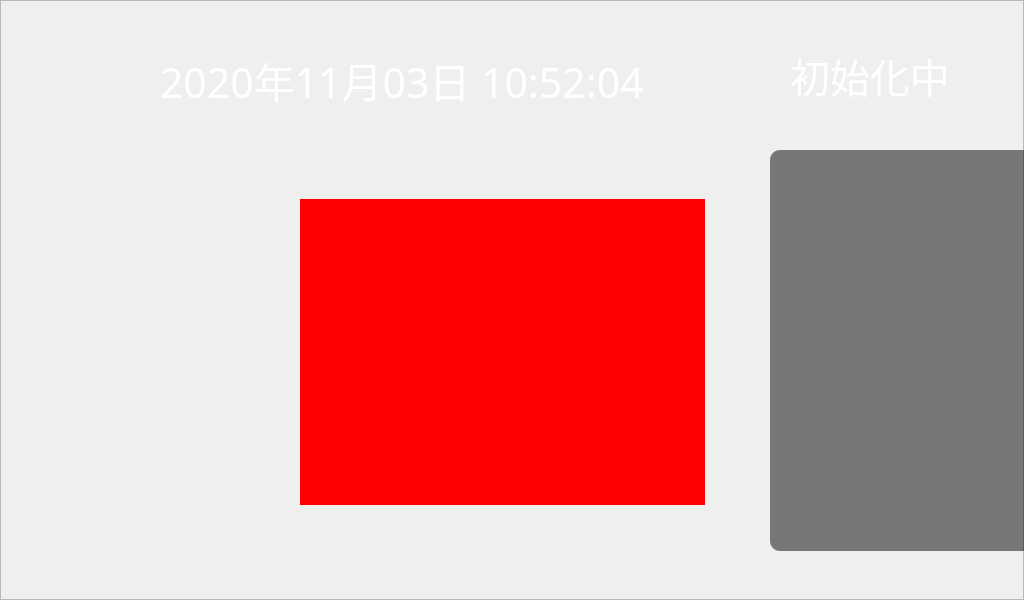
<?xml version="1.0" encoding="UTF-8"?>
<ui version="4.0">
 <class>Widget</class>
 <widget class="QWidget" name="Widget">
  <property name="windowModality">
   <enum>Qt::NonModal</enum>
  </property>
  <property name="enabled">
   <bool>true</bool>
  </property>
  <property name="geometry">
   <rect>
    <x>0</x>
    <y>0</y>
    <width>1024</width>
    <height>600</height>
   </rect>
  </property>
  <property name="contextMenuPolicy">
   <enum>Qt::DefaultContextMenu</enum>
  </property>
  <property name="windowTitle">
   <string>Widget</string>
  </property>
  <property name="styleSheet">
   <string notr="true"/>
  </property>
  <widget class="QPushButton" name="pushButton">
   <property name="geometry">
    <rect>
     <x>50</x>
     <y>30</y>
     <width>95</width>
     <height>95</height>
    </rect>
   </property>
   <property name="sizePolicy">
    <sizepolicy hsizetype="Minimum" vsizetype="Minimum">
     <horstretch>0</horstretch>
     <verstretch>0</verstretch>
    </sizepolicy>
   </property>
   <property name="contextMenuPolicy">
    <enum>Qt::DefaultContextMenu</enum>
   </property>
   <property name="acceptDrops">
    <bool>false</bool>
   </property>
   <property name="autoFillBackground">
    <bool>false</bool>
   </property>
   <property name="text">
    <string/>
   </property>
   <property name="icon">
    <iconset resource="image.qrc">
     <normaloff>:/new/prefix1/image/中南大学.png</normaloff>:/new/prefix1/image/中南大学.png</iconset>
   </property>
   <property name="iconSize">
    <size>
     <width>95</width>
     <height>95</height>
    </size>
   </property>
   <property name="autoRepeat">
    <bool>false</bool>
   </property>
   <property name="autoExclusive">
    <bool>false</bool>
   </property>
   <property name="autoDefault">
    <bool>false</bool>
   </property>
   <property name="default">
    <bool>false</bool>
   </property>
   <property name="flat">
    <bool>true</bool>
   </property>
  </widget>
  <widget class="QFrame" name="frame">
   <property name="enabled">
    <bool>true</bool>
   </property>
   <property name="geometry">
    <rect>
     <x>0</x>
     <y>0</y>
     <width>1024</width>
     <height>600</height>
    </rect>
   </property>
   <property name="styleSheet">
    <string notr="true">#frame {border-image: url(:/new/prefix1/image/主.png);}</string>
   </property>
   <property name="frameShape">
    <enum>QFrame::StyledPanel</enum>
   </property>
   <property name="frameShadow">
    <enum>QFrame::Raised</enum>
   </property>
  </widget>
  <widget class="QLabel" name="label">
   <property name="geometry">
    <rect>
     <x>160</x>
     <y>55</y>
     <width>601</width>
     <height>51</height>
    </rect>
   </property>
   <property name="sizePolicy">
    <sizepolicy hsizetype="Preferred" vsizetype="Preferred">
     <horstretch>0</horstretch>
     <verstretch>0</verstretch>
    </sizepolicy>
   </property>
   <property name="font">
    <font>
     <family>Microsoft JhengHei UI Light</family>
     <pointsize>31</pointsize>
     <weight>50</weight>
     <italic>false</italic>
     <bold>false</bold>
     <strikeout>false</strikeout>
     <kerning>true</kerning>
    </font>
   </property>
   <property name="autoFillBackground">
    <bool>false</bool>
   </property>
   <property name="styleSheet">
    <string notr="true">color: rgb(255, 255, 255);</string>
   </property>
   <property name="frameShape">
    <enum>QFrame::NoFrame</enum>
   </property>
   <property name="text">
    <string>2020年11月03日 10:52:04</string>
   </property>
   <property name="scaledContents">
    <bool>true</bool>
   </property>
   <property name="alignment">
    <set>Qt::AlignLeading|Qt::AlignLeft|Qt::AlignVCenter</set>
   </property>
   <property name="wordWrap">
    <bool>false</bool>
   </property>
   <property name="textInteractionFlags">
    <set>Qt::NoTextInteraction</set>
   </property>
  </widget>
  <widget class="QLabel" name="label_3">
   <property name="geometry">
    <rect>
     <x>790</x>
     <y>50</y>
     <width>201</width>
     <height>51</height>
    </rect>
   </property>
   <property name="font">
    <font>
     <family>Microsoft YaHei UI</family>
     <pointsize>30</pointsize>
    </font>
   </property>
   <property name="styleSheet">
    <string notr="true">color: rgb(255, 255, 255);</string>
   </property>
   <property name="text">
    <string>初始化中</string>
   </property>
  </widget>
  <widget class="QLabel" name="label_2">
   <property name="geometry">
    <rect>
     <x>770</x>
     <y>150</y>
     <width>301</width>
     <height>401</height>
    </rect>
   </property>
   <property name="font">
    <font>
     <family>方正粗黑宋简体</family>
     <pointsize>11</pointsize>
     <weight>50</weight>
     <italic>false</italic>
     <bold>false</bold>
     <stylestrategy>PreferDefault</stylestrategy>
    </font>
   </property>
   <property name="styleSheet">
    <string notr="true">border-radius: 10px;
color: rgb(255, 255, 255);
background-color: black;
background-color: rgba(0, 0, 0, 128);
font: 11pt &quot;方正粗黑宋简体&quot;;
</string>
   </property>
   <property name="text">
    <string/>
   </property>
   <property name="alignment">
    <set>Qt::AlignLeading|Qt::AlignLeft|Qt::AlignTop</set>
   </property>
   <property name="wordWrap">
    <bool>true</bool>
   </property>
   <property name="margin">
    <number>15</number>
   </property>
  </widget>
  <widget class="QLabel" name="label_4">
   <property name="enabled">
    <bool>true</bool>
   </property>
   <property name="geometry">
    <rect>
     <x>46</x>
     <y>151</y>
     <width>692</width>
     <height>400</height>
    </rect>
   </property>
   <property name="styleSheet">
    <string notr="true"/>
   </property>
   <property name="text">
    <string/>
   </property>
  </widget>
  <widget class="QLabel" name="label_5">
   <property name="geometry">
    <rect>
     <x>300</x>
     <y>199</y>
     <width>405</width>
     <height>306</height>
    </rect>
   </property>
   <property name="styleSheet">
    <string notr="true">background-color: rgb(255, 0, 0);</string>
   </property>
   <property name="text">
    <string/>
   </property>
  </widget>
  <widget class="QTextEdit" name="textEdit">
   <property name="geometry">
    <rect>
     <x>774</x>
     <y>153</y>
     <width>248</width>
     <height>394</height>
    </rect>
   </property>
   <property name="font">
    <font>
     <family>微软雅黑</family>
     <pointsize>12</pointsize>
    </font>
   </property>
   <property name="autoFillBackground">
    <bool>false</bool>
   </property>
   <property name="styleSheet">
    <string notr="true">border-radius: 10px;
color: rgb(255, 255, 255);
background-color: rgba(0, 0, 0, 0);
</string>
   </property>
   <property name="verticalScrollBarPolicy">
    <enum>Qt::ScrollBarAlwaysOff</enum>
   </property>
   <property name="readOnly">
    <bool>true</bool>
   </property>
   <property name="html">
    <string>&lt;!DOCTYPE HTML PUBLIC &quot;-//W3C//DTD HTML 4.0//EN&quot; &quot;http://www.w3.org/TR/REC-html40/strict.dtd&quot;&gt;
&lt;html&gt;&lt;head&gt;&lt;meta name=&quot;qrichtext&quot; content=&quot;1&quot; /&gt;&lt;style type=&quot;text/css&quot;&gt;
p, li { white-space: pre-wrap; }
&lt;/style&gt;&lt;/head&gt;&lt;body style=&quot; font-family:'微软雅黑'; font-size:12pt; font-weight:400; font-style:normal;&quot;&gt;
&lt;p style=&quot;-qt-paragraph-type:empty; margin-top:0px; margin-bottom:0px; margin-left:0px; margin-right:0px; -qt-block-indent:0; text-indent:0px; font-size:14pt;&quot;&gt;&lt;br /&gt;&lt;/p&gt;&lt;/body&gt;&lt;/html&gt;</string>
   </property>
   <property name="textInteractionFlags">
    <set>Qt::NoTextInteraction</set>
   </property>
  </widget>
  <widget class="QWidget" name="verticalLayoutWidget">
   <property name="geometry">
    <rect>
     <x>40</x>
     <y>150</y>
     <width>701</width>
     <height>401</height>
    </rect>
   </property>
   <layout class="QVBoxLayout" name="verticalLayout">
    <property name="spacing">
     <number>0</number>
    </property>
    <property name="sizeConstraint">
     <enum>QLayout::SetNoConstraint</enum>
    </property>
    <property name="topMargin">
     <number>0</number>
    </property>
    <property name="bottomMargin">
     <number>0</number>
    </property>
   </layout>
  </widget>
  <zorder>frame</zorder>
  <zorder>pushButton</zorder>
  <zorder>label</zorder>
  <zorder>label_3</zorder>
  <zorder>label_2</zorder>
  <zorder>label_5</zorder>
  <zorder>label_4</zorder>
  <zorder>textEdit</zorder>
  <zorder>verticalLayoutWidget</zorder>
 </widget>
 <resources>
  <include location="image.qrc"/>
 </resources>
 <connections/>
</ui>
